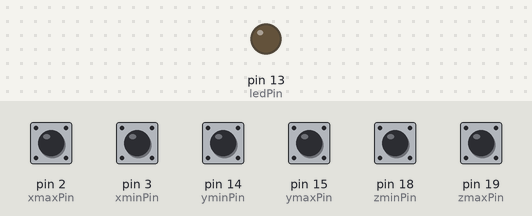
Bench run of a sketch on a simulated Arduino Uno, built with avr-gcc and run on an emulated ATmega328P. Shown: output pins drawn as LEDs (lit = HIGH). The test bench sets the inputs (shaded band); at power-on: pin 2 (xmaxPin), pin 3 (xminPin), pin 14 (yminPin), pin 15 (ymaxPin), pin 18 (zminPin), pin 19 (zmaxPin) HIGH. What the sketch prints to the serial monitor is not drawn.

Above: at 1.5 s.
1.6 s: pin 2 (xmaxPin) pulled LOW for 0.45 s
At 2.03 s:
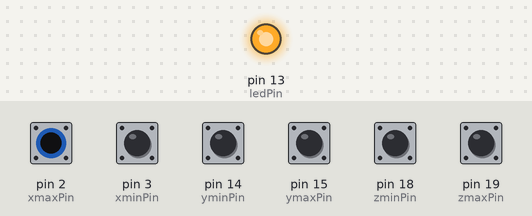
Timing chart, 0 to 4.6 s (numbered marks = the images above; inputs shaded):
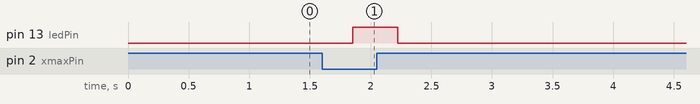

The sketch:

RAMPS_endstop_tester.ino
```cpp
// constants won't change. They're used here to set pin numbers:
// these are the pins for the RAMPS and compatable boards
const int xminPin = 3;       // the number of the X minimum pin
const int yminPin = 14;       // the number of the Y minimum pin
const int zminPin = 18;       // the number of the Z minimum pin
const int xmaxPin = 2;       // the number of the X maximum pin
const int ymaxPin = 15;       // the number of the Y minimum pin
const int zmaxPin = 19;       // the number of the Z minimum pin
const int ledPin =  13;      // the number of the LED pin

// variables will change:
int xminendstopState = 0;
int yminendstopState = 0;
int zminendstopState = 0;
int xmaxendstopState = 0;
int ymaxendstopState = 0;
int zmaxendstopState = 0;

void setup() {
  // initialize the LED pin as an output:
  pinMode(ledPin, OUTPUT);
  // initialize the endstop pins as an input with internal pullup:
  pinMode(xminPin, INPUT_PULLUP);
  pinMode(yminPin, INPUT_PULLUP);
  pinMode(zminPin, INPUT_PULLUP);
  pinMode(xmaxPin, INPUT_PULLUP);
  pinMode(ymaxPin, INPUT_PULLUP);
  pinMode(zmaxPin, INPUT_PULLUP);
  // open up serial port
  Serial.begin(9600);
}

void loop() {
  // read the state of the pushbutton value:
  xminendstopState = digitalRead(xminPin);
  yminendstopState = digitalRead(yminPin);
  zminendstopState = digitalRead(zminPin);
  xmaxendstopState = digitalRead(xmaxPin);
  ymaxendstopState = digitalRead(ymaxPin);
  zmaxendstopState = digitalRead(zmaxPin);

  // check if the pushbutton is pressed. If it is, the buttonState is HIGH:
  if ( xminendstopState == LOW || yminendstopState == LOW || zminendstopState == LOW || xmaxendstopState == LOW || ymaxendstopState == LOW || zmaxendstopState == LOW ) {
    // turn LED on:
    digitalWrite(ledPin, HIGH);
  } else {
    // turn LED off:
    digitalWrite(ledPin, LOW);
  }

  //send state to serial port
  Serial.print("X min endstop ==> [");
  Serial.print(xminendstopState, DEC);
  Serial.print("] X max endstop ==> [");
  Serial.print(xmaxendstopState, DEC);

  Serial.print("] Y min endstop ==> [");
  Serial.print(yminendstopState, DEC);
  Serial.print("] Y max endstop ==> [");
  Serial.print(ymaxendstopState, DEC);

  Serial.print("] Z min endstop ==> [");
  Serial.print(zminendstopState, DEC);
  Serial.print("] Z max endstop ==> [");
  Serial.print(zmaxendstopState, DEC);

  Serial.println("]");

  delay(300);
}
```

Measured:
- after the input at 1.6 s, pin 13 (ledPin): LOW → HIGH after 0.25 s, → LOW 0.37 s later
